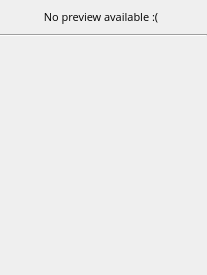
<?xml version="1.0" encoding="UTF-8"?>
<ui version="4.0">
 <class>EmptyPreviewerClass</class>
 <widget class="QWidget" name="EmptyPreviewerClass">
  <property name="geometry">
   <rect>
    <x>0</x>
    <y>0</y>
    <width>207</width>
    <height>275</height>
   </rect>
  </property>
  <property name="windowTitle">
   <string>Preview</string>
  </property>
  <layout class="QVBoxLayout" name="verticalLayout_3">
   <property name="spacing">
    <number>0</number>
   </property>
   <property name="leftMargin">
    <number>0</number>
   </property>
   <property name="topMargin">
    <number>0</number>
   </property>
   <property name="rightMargin">
    <number>0</number>
   </property>
   <property name="bottomMargin">
    <number>0</number>
   </property>
   <item>
    <widget class="QWidget" name="m_noPreviewWidget" native="true">
     <property name="styleSheet">
      <string notr="true"/>
     </property>
     <layout class="QVBoxLayout" name="verticalLayout_2">
      <property name="spacing">
       <number>0</number>
      </property>
      <property name="leftMargin">
       <number>0</number>
      </property>
      <property name="topMargin">
       <number>9</number>
      </property>
      <property name="rightMargin">
       <number>5</number>
      </property>
      <property name="bottomMargin">
       <number>9</number>
      </property>
      <item>
       <widget class="QLabel" name="m_noPreviewText">
        <property name="font">
         <font>
          <family>Open Sans</family>
          <pointsize>8</pointsize>
         </font>
        </property>
        <property name="text">
         <string>No preview available :(</string>
        </property>
        <property name="alignment">
         <set>Qt::AlignCenter</set>
        </property>
        <property name="wordWrap">
         <bool>true</bool>
        </property>
       </widget>
      </item>
     </layout>
    </widget>
   </item>
   <item>
    <widget class="Line" name="m_line">
     <property name="orientation">
      <enum>Qt::Horizontal</enum>
     </property>
    </widget>
   </item>
   <item>
    <spacer name="m_verticalSpacer">
     <property name="orientation">
      <enum>Qt::Vertical</enum>
     </property>
     <property name="sizeHint" stdset="0">
      <size>
       <width>20</width>
       <height>40</height>
      </size>
     </property>
    </spacer>
   </item>
  </layout>
 </widget>
 <resources/>
 <connections/>
</ui>
